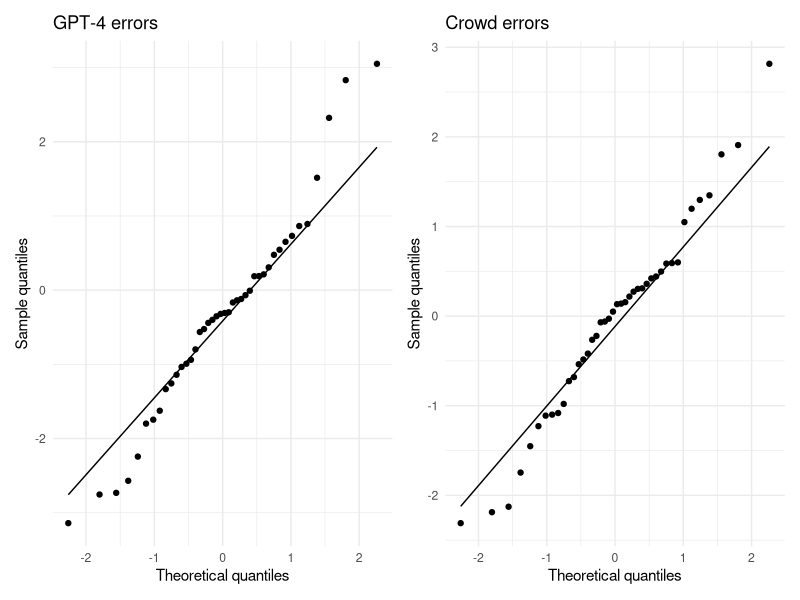

Source code (R):
## ── Normality check for GPT‑4 and crowd errors ────────────────────────
library(readr)
library(dplyr)
library(ggplot2)
library(patchwork)     # to place plots side by side

# 1. Load the z‑score summary and compute errors
df <- read_csv("final_summary_z.csv") %>%
  mutate(
    GPT_Error      = GPT_Z_Estimate      - RCT_Z_Estimate,
    Crowd_Error    = Forecast_Z_Estimate - RCT_Z_Estimate
  )

# 2. Shapiro–Wilk tests (null = normal distribution)
gpt_sw   <- shapiro.test(df$GPT_Error)
crowd_sw <- shapiro.test(df$Crowd_Error)

cat("Shapiro–Wilk GPT‑4: W =", round(gpt_sw$statistic, 3),
    " p =", round(gpt_sw$p.value, 4), "\n")
cat("Shapiro–Wilk Crowd: W =", round(crowd_sw$statistic, 3),
    " p =", round(crowd_sw$p.value, 4), "\n\n")

# 3. Q–Q plots
qq_gpt <- ggplot(df, aes(sample = GPT_Error)) +
  stat_qq() + stat_qq_line() +
  labs(title = "GPT‑4 errors", x = "Theoretical quantiles", y = "Sample quantiles") +
  theme_minimal(base_size = 11)

qq_crowd <- ggplot(df, aes(sample = Crowd_Error)) +
  stat_qq() + stat_qq_line() +
  labs(title = "Crowd errors", x = "Theoretical quantiles", y = "Sample quantiles") +
  theme_minimal(base_size = 11)

# Display plots side by side
(qq_gpt | qq_crowd)
